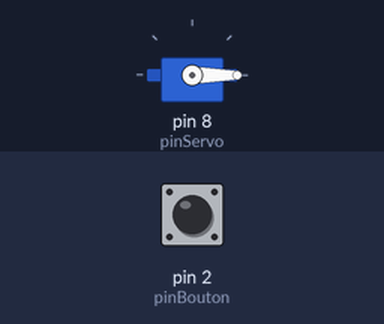
The sketch below on a simulated Arduino Uno, built with avr-gcc and run on an emulated ATmega328P. On the bench: servo. The test bench sets the inputs (shaded band); at power-on: pin 2 (pinBouton) HIGH.

Above: at 1.2 s.
1.3 s: pin 2 (pinBouton) pulled LOW for 3.2 s
At 2.4 s:
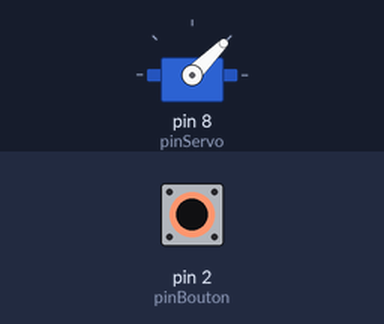
At 4.3 s:
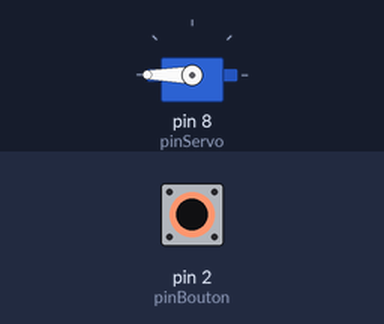
6.0 s: pin 2 (pinBouton) pulled LOW for 1 s
At 6.5 s:
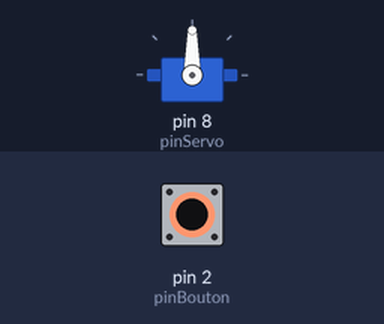
Timing chart, 0 to 9.9 s (numbered marks = the images above; inputs shaded):
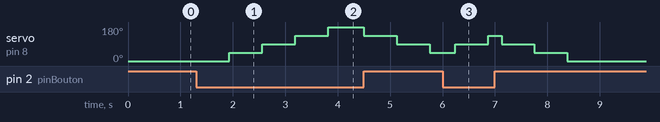

The sketch:

Projet20.ino
```cpp
#include <Servo.h>

int pinBouton = 2;
int pinServo = 8;
int cumul = 0;
int position = 0;
int angle = 0;
boolean valeurPinBouton;
Servo monServo;

void setup()
{
    Serial.begin(9600);
    pinMode(pinBouton, INPUT_PULLUP);
    monServo.attach(pinServo);
}

void loop()
{
    valeurPinBouton = digitalRead(pinBouton);

    if (valeurPinBouton)
    {
        cumul--;

        if (cumul < 0)
            cumul = 0;
    }

    else
    {
      cumul++;

      if (cumul > 20000)
          cumul = 20000;
    }

    position = map(cumul, 0, 20000, 0, 4);

    switch (position)
    {
        case 0 :
            angle = 0;
            break;
        case 1 :
            angle = 45;
            break;
        case 2 :
            angle = 90;
            break;
        case 3 :
            angle = 135;
            break;
        case 4 :
            angle = 180;
            break;
    }

    monServo.write(angle);
}
```

Measured:
- after the input at 1.3 s, servo on pin 8 (pinServo): 0° → 45° after 0.63 s, → 90° 0.63 s later, → 135° 0.63 s later, → 180° 0.63 s later, … (7 changes in this stretch)
